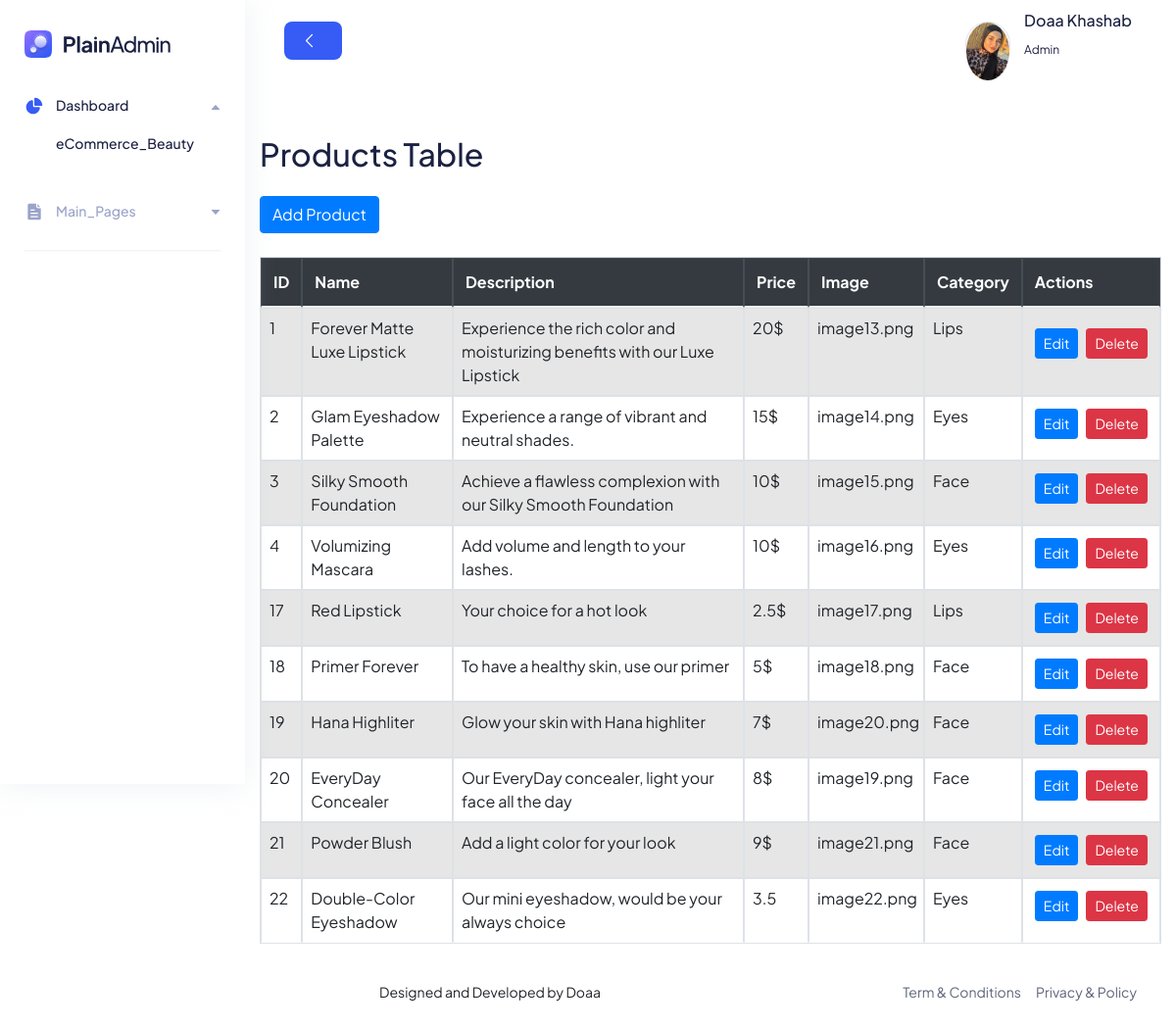
Screenshot of /BeautyAdminPanel/products.php with the database file from the repository.
### tables this page shows
CREATE TABLE `products` (
  `ID` int(11) NOT NULL,
  `Name` varchar(255) NOT NULL,
  `Description` varchar(255) NOT NULL,
  `Price` varchar(255) NOT NULL,
  `Image` varchar(255) NOT NULL,
  `Category` varchar(255) NOT NULL
);

### BeautyAdminPanel/products.php (the view, shortened to what this page needs)
<!DOCTYPE html>
<html lang="en">
<head>
    <link rel="stylesheet" href="assets/css/bootstrap.min.css" />
    <link rel="stylesheet" href="assets/css/lineicons.css" />
    <link rel="stylesheet" href="assets/css/materialdesignicons.min.css" />
    <link rel="stylesheet" href="assets/css/fullcalendar.css" />
    <link rel="stylesheet" href="assets/css/main.css" />
</head>
<body>
    <?php require_once('components/sidenavbar.php'); ?>
    <main class="main-wrapper">
        <?php require_once('components/header.php'); ?>
        <section>
            <?php
            require_once('db.php'); ?>
            <div class="container mt-5">
                <h2 class="mb-4">Products Table</h2>
                <button data-toggle='modal' data-target='#addModal' class="btn btn-primary mb-4">Add Product</button>
                <table class="table table-bordered table-striped table-hover custom-table">
                    <thead class="thead-dark">
                        <tr>
                            <th>ID</th>
                            <th>Name</th>
                            <th>Description</th>
                            <th>Price</th>
                            <th>Image</th>
                            <th>Category</th>
                            <th>Actions</th>
                        </tr>
                    </thead>
                    <tbody>
                        <?php
                        $sql = "SELECT ID, Name, Description, Price, Image, Category FROM products";
                        $result = $conn->query($sql);
                        if ($result->num_rows > 0) {
                            while ($row = $result->fetch_assoc()) {
                                echo "<tr>";
                                echo "<td style='padding:8px'>" . $row['ID'] . "</td>";
                                echo "<td style='padding:8px'>" . $row['Name'] . "</td>";
                                echo "<td style='padding:8px'>" . $row['Description'] . "</td>";
                                echo "<td style='padding:8px'>" . $row['Price'] . "</td>";
                                echo "<td style='padding:8px'><a style='width:100px;height:auto;'>" . $row['Image'] . "</a></td>";
                                echo "<td style='padding:8px'>" . $row['Category'] . "</td>";
                                echo "<td >
                                <div style='display:flex; gap:8px'>
                                <button  class='btn btn-primary btn-sm edit' id='" . $row['ID'] . "'  data-toggle='modal' data-target='#updateModal' data-name='" . $row['Name'] . "' data-description='" . $row['Description'] . "' data-price='" . $row['Price'] . "' data-category='" . $row['Category'] . "' data-image='" . $row['Image'] . "'>Edit</button>
                                <button  class='btn btn-danger btn-sm delete-product-btn' name='product_id' id='" . $row['ID'] . "' data-toggle='modal' data-target='#deleteModal'>Delete</button>
                                </div
                                 </td>";
                                echo "</tr>";
                            }
                        } else {
                            echo "<tr><td colspan='7'>No products found</td></tr>";
                        }
                        ?>
                    </tbody>
                </table>
            </div>
        </section>
        <?php require_once('components/footer.php'); ?>
    </main>
    <link rel="stylesheet" href="https://stackpath.bootstrapcdn.com/bootstrap/4.5.2/css/bootstrap.min.css">
</body>
<link rel="stylesheet" href="https://cdn.jsdelivr.net/npm/sweetalert2@11/dist/sweetalert2.min.css">
</html>

### BeautyAdminPanel/assets/css/fullcalendar.css (style rules this page uses)
:root { --fc-daygrid-event-dot-width:8px;--fc-list-event-dot-width:10px;--fc-list-event-hover-bg-color:#f5f5f5 }

### rows the page displays
products: ID "1", Name "Forever Matte Luxe Lipstick", Description "Experience the rich color and moisturizing benefits with our Luxe Lipstick", Price "20$", Image "image13.png", Category "Lips"
products: ID "2", Name "Glam Eyeshadow Palette", Description "Experience a range of vibrant and neutral shades.", Price "15$", Image "image14.png", Category "Eyes"
products: ID "3", Name "Silky Smooth Foundation", Description "Achieve a flawless complexion with our Silky Smooth Foundation", Price "10$", Image "image15.png", Category "Face"
products: ID "4", Name "Volumizing Mascara", Description "Add volume and length to your lashes.", Price "10$", Image "image16.png", Category "Eyes"
products: ID "17", Name "Red Lipstick", Description "Your choice for a hot look", Price "2.5$", Image "image17.png", Category "Lips"
products: ID "18", Name "Primer Forever", Description "To have a healthy skin, use our primer", Price "5$", Image "image18.png", Category "Face"
products: ID "19", Name "Hana Highliter", Description "Glow your skin with Hana highliter", Price "7$", Image "image20.png", Category "Face"
products: ID "20", Name "EveryDay Concealer", Description "Our EveryDay concealer, light your face all the day", Price "8$", Image "image19.png", Category "Face"
products: ID "21", Name "Powder Blush", Description "Add a light color for your look", Price "9$", Image "image21.png", Category "Face"
products: ID "22", Name "Double-Color Eyeshadow", Description "Our mini eyeshadow, would be your always choice", Price "3.5", Image "image22.png", Category "Eyes"
